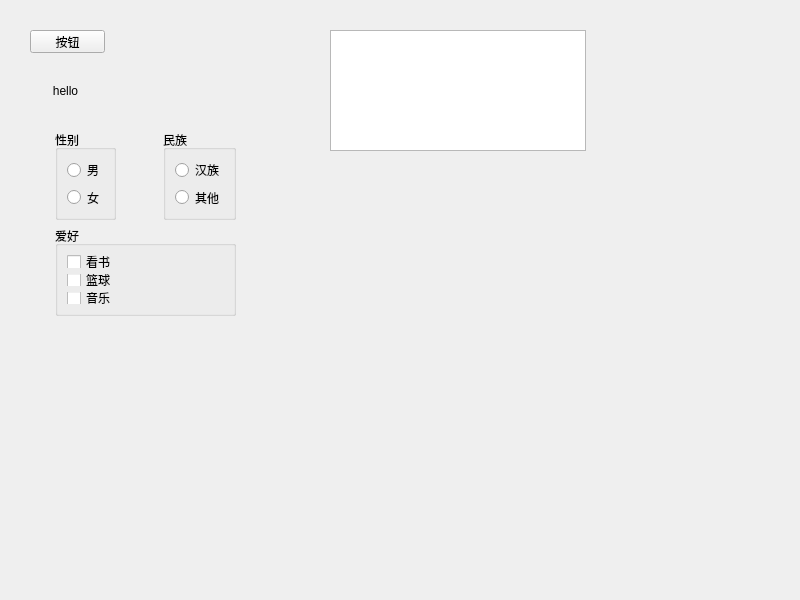
<?xml version="1.0" encoding="UTF-8"?>
<ui version="4.0">
 <class>Widget</class>
 <widget class="QWidget" name="Widget">
  <property name="geometry">
   <rect>
    <x>0</x>
    <y>0</y>
    <width>800</width>
    <height>600</height>
   </rect>
  </property>
  <property name="windowTitle">
   <string>Widget</string>
  </property>
  <widget class="QPushButton" name="pushButton">
   <property name="geometry">
    <rect>
     <x>30</x>
     <y>30</y>
     <width>75</width>
     <height>23</height>
    </rect>
   </property>
   <property name="text">
    <string>按钮</string>
   </property>
  </widget>
  <widget class="QToolButton" name="toolButton">
   <property name="geometry">
    <rect>
     <x>30</x>
     <y>80</y>
     <width>71</width>
     <height>21</height>
    </rect>
   </property>
   <property name="text">
    <string>hello</string>
   </property>
   <property name="icon">
    <iconset resource="res.qrc">
     <normaloff>:/icons/资源 21.png</normaloff>:/icons/资源 21.png</iconset>
   </property>
   <property name="iconSize">
    <size>
     <width>32</width>
     <height>32</height>
    </size>
   </property>
   <property name="toolButtonStyle">
    <enum>Qt::ToolButtonTextBesideIcon</enum>
   </property>
   <property name="autoRaise">
    <bool>true</bool>
   </property>
  </widget>
  <widget class="QWidget" name="widget" native="true">
   <property name="geometry">
    <rect>
     <x>20</x>
     <y>130</y>
     <width>251</width>
     <height>186</height>
    </rect>
   </property>
   <layout class="QGridLayout" name="gridLayout">
    <item row="1" column="1" colspan="3">
     <widget class="QGroupBox" name="groupBox_3">
      <property name="title">
       <string>爱好</string>
      </property>
      <layout class="QVBoxLayout" name="verticalLayout_3">
       <item>
        <widget class="QCheckBox" name="checkBox">
         <property name="text">
          <string>看书</string>
         </property>
         <property name="tristate">
          <bool>true</bool>
         </property>
        </widget>
       </item>
       <item>
        <widget class="QCheckBox" name="checkBox_2">
         <property name="text">
          <string>篮球</string>
         </property>
        </widget>
       </item>
       <item>
        <widget class="QCheckBox" name="checkBox_3">
         <property name="text">
          <string>音乐</string>
         </property>
        </widget>
       </item>
      </layout>
     </widget>
    </item>
    <item row="0" column="0">
     <spacer name="horizontalSpacer">
      <property name="orientation">
       <enum>Qt::Horizontal</enum>
      </property>
      <property name="sizeHint" stdset="0">
       <size>
        <width>40</width>
        <height>20</height>
       </size>
      </property>
     </spacer>
    </item>
    <item row="0" column="4">
     <spacer name="horizontalSpacer_3">
      <property name="orientation">
       <enum>Qt::Horizontal</enum>
      </property>
      <property name="sizeHint" stdset="0">
       <size>
        <width>40</width>
        <height>20</height>
       </size>
      </property>
     </spacer>
    </item>
    <item row="0" column="1">
     <widget class="QGroupBox" name="groupBox">
      <property name="title">
       <string>性别</string>
      </property>
      <layout class="QVBoxLayout" name="verticalLayout">
       <item>
        <widget class="QRadioButton" name="btn_man">
         <property name="text">
          <string>男</string>
         </property>
        </widget>
       </item>
       <item>
        <widget class="QRadioButton" name="btn_woman">
         <property name="text">
          <string>女</string>
         </property>
        </widget>
       </item>
      </layout>
     </widget>
    </item>
    <item row="0" column="2">
     <spacer name="horizontalSpacer_2">
      <property name="orientation">
       <enum>Qt::Horizontal</enum>
      </property>
      <property name="sizeHint" stdset="0">
       <size>
        <width>40</width>
        <height>20</height>
       </size>
      </property>
     </spacer>
    </item>
    <item row="0" column="3">
     <widget class="QGroupBox" name="groupBox_2">
      <property name="title">
       <string>民族</string>
      </property>
      <layout class="QVBoxLayout" name="verticalLayout_2">
       <item>
        <widget class="QRadioButton" name="radioButton_3">
         <property name="text">
          <string>汉族</string>
         </property>
        </widget>
       </item>
       <item>
        <widget class="QRadioButton" name="radioButton_4">
         <property name="text">
          <string>其他</string>
         </property>
        </widget>
       </item>
      </layout>
     </widget>
    </item>
    <item row="1" column="0">
     <spacer name="horizontalSpacer_4">
      <property name="orientation">
       <enum>Qt::Horizontal</enum>
      </property>
      <property name="sizeHint" stdset="0">
       <size>
        <width>40</width>
        <height>20</height>
       </size>
      </property>
     </spacer>
    </item>
    <item row="1" column="4">
     <spacer name="horizontalSpacer_5">
      <property name="orientation">
       <enum>Qt::Horizontal</enum>
      </property>
      <property name="sizeHint" stdset="0">
       <size>
        <width>40</width>
        <height>20</height>
       </size>
      </property>
     </spacer>
    </item>
   </layout>
  </widget>
  <widget class="QListWidget" name="listWidget">
   <property name="geometry">
    <rect>
     <x>330</x>
     <y>30</y>
     <width>256</width>
     <height>121</height>
    </rect>
   </property>
  </widget>
 </widget>
 <resources>
  <include location="res.qrc"/>
 </resources>
 <connections/>
</ui>
